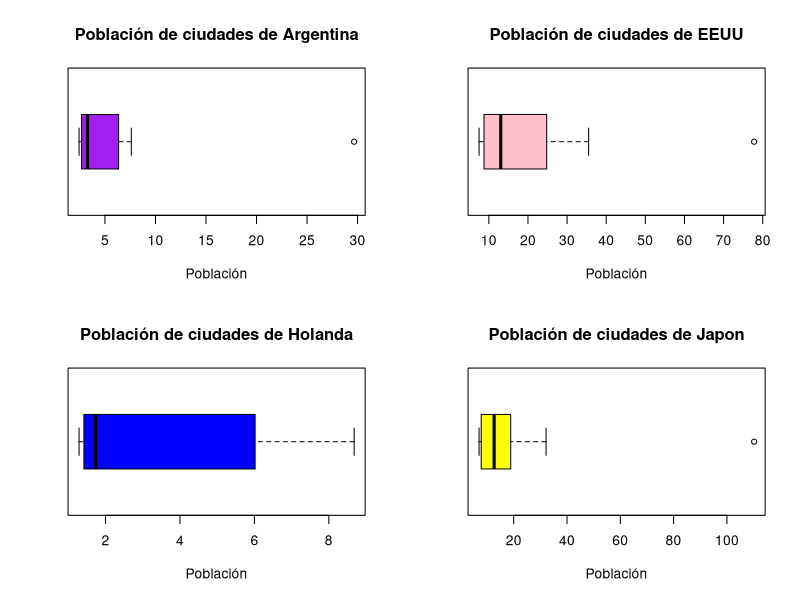

Reproduce this figure in R.
## ---- chunk 1
knitr::opts_chunk$set(echo = TRUE)
## ---- chunk 2
Argentina <- c(29.66,7.61,6.35,4.10,3.80,2.75,2.70,2.69,2.51,2.44)
EEUU <- c(77.81,35.50,24.79,20.02,16.70,9.39,9.38,8.76,7.63,7.50)
Holanda <-c(8.68,7.31,6.02,2.64,1.75,1.72,1.51,1.42,1.31,1.29)
Japon <- c(110.21,32.14,18.88,16.38,13.37,11.92,10.71,7.80,7.70,7.00)

par(mfrow= c(2,2))
## ---- chunk 3
boxplot(Argentina,  col="purple", main = "Población de ciudades de Argentina", xlab = "Población",Xlim=c(0,30), horizontal = TRUE)
## ---- chunk 4
boxplot(EEUU,  col="pink", main = "Población de ciudades de EEUU", xlab = "Población", horizontal = TRUE)
## ---- chunk 5
boxplot(Holanda,  col="blue", main = "Población de ciudades de Holanda", xlab = "Población", horizontal = TRUE)
## ---- chunk 6
boxplot(Japon,  col="yellow", main = "Población de ciudades de Japon", xlab = "Población", horizontal = TRUE)
## ---- chunk 7
lambda <- 181 * 0.02
q <- 181
ppois(180,lambda)
## ---- chunk 8
media <- 400
ds <- 5
res <- pnorm(415,media,ds,lower.tail = FALSE)

print(paste("El porcentaje de que las botellas que son declaradas producto NO CONFORME es de: ",res*100,'%'));

